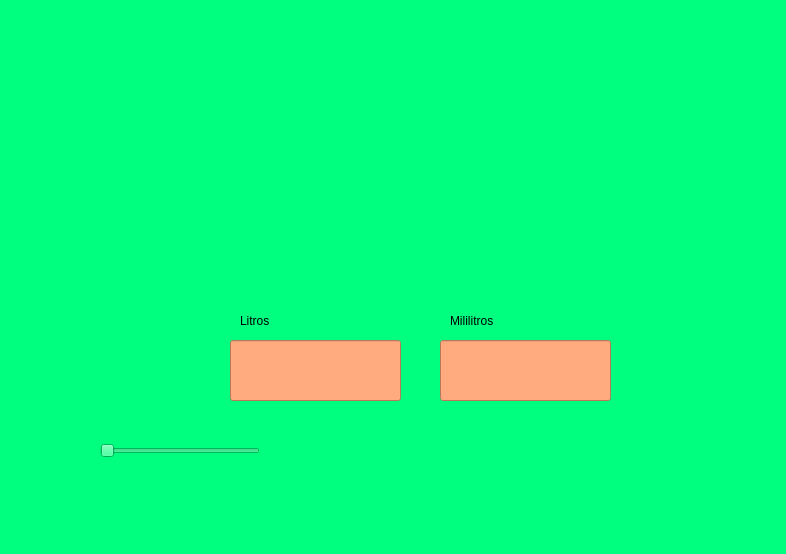
<?xml version="1.0" encoding="UTF-8"?>
<ui version="4.0">
 <class>MainWindow</class>
 <widget class="QMainWindow" name="MainWindow">
  <property name="geometry">
   <rect>
    <x>0</x>
    <y>0</y>
    <width>786</width>
    <height>554</height>
   </rect>
  </property>
  <property name="windowTitle">
   <string>MainWindow</string>
  </property>
  <property name="styleSheet">
   <string notr="true">background-color: rgb(0, 255, 127);

</string>
  </property>
  <widget class="QWidget" name="centralwidget">
   <widget class="QLabel" name="label">
    <property name="geometry">
     <rect>
      <x>20</x>
      <y>10</y>
      <width>171</width>
      <height>161</height>
     </rect>
    </property>
    <property name="styleSheet">
     <string notr="true"/>
    </property>
    <property name="text">
     <string/>
    </property>
    <property name="pixmap">
     <pixmap resource="../../Archivos/Recursos.qrc">:/logos/logo facultad de ingenieria uat.png</pixmap>
    </property>
    <property name="scaledContents">
     <bool>true</bool>
    </property>
   </widget>
   <widget class="QLineEdit" name="resultado">
    <property name="geometry">
     <rect>
      <x>230</x>
      <y>340</y>
      <width>171</width>
      <height>61</height>
     </rect>
    </property>
    <property name="styleSheet">
     <string notr="true">background-color: rgb(255, 170, 127);
</string>
    </property>
   </widget>
   <widget class="QLabel" name="label_2">
    <property name="geometry">
     <rect>
      <x>240</x>
      <y>310</y>
      <width>141</width>
      <height>21</height>
     </rect>
    </property>
    <property name="styleSheet">
     <string notr="true">font: 75 italic 20pt &quot;Times New Roman&quot;;
</string>
    </property>
    <property name="text">
     <string>Litros</string>
    </property>
   </widget>
   <widget class="QLabel" name="label_3">
    <property name="geometry">
     <rect>
      <x>560</x>
      <y>10</y>
      <width>101</width>
      <height>151</height>
     </rect>
    </property>
    <property name="styleSheet">
     <string notr="true"/>
    </property>
    <property name="text">
     <string/>
    </property>
    <property name="pixmap">
     <pixmap resource="../../Archivos/Recursos.qrc">:/logos/Logo UAT.png</pixmap>
    </property>
    <property name="scaledContents">
     <bool>true</bool>
    </property>
   </widget>
   <widget class="QLabel" name="label_4">
    <property name="geometry">
     <rect>
      <x>300</x>
      <y>30</y>
      <width>101</width>
      <height>151</height>
     </rect>
    </property>
    <property name="styleSheet">
     <string notr="true"/>
    </property>
    <property name="text">
     <string/>
    </property>
    <property name="pixmap">
     <pixmap resource="../../Archivos/Recursos.qrc">:/logos/logo equipo 3.jpg</pixmap>
    </property>
    <property name="scaledContents">
     <bool>true</bool>
    </property>
   </widget>
   <widget class="QLineEdit" name="mililitros">
    <property name="geometry">
     <rect>
      <x>440</x>
      <y>340</y>
      <width>171</width>
      <height>61</height>
     </rect>
    </property>
    <property name="styleSheet">
     <string notr="true">background-color: rgb(255, 170, 127);
</string>
    </property>
   </widget>
   <widget class="QLabel" name="label_5">
    <property name="geometry">
     <rect>
      <x>450</x>
      <y>310</y>
      <width>141</width>
      <height>21</height>
     </rect>
    </property>
    <property name="styleSheet">
     <string notr="true">font: 75 italic 20pt &quot;Times New Roman&quot;;

</string>
    </property>
    <property name="text">
     <string>Mililitros</string>
    </property>
   </widget>
   <widget class="QSlider" name="mililitrosSlider">
    <property name="geometry">
     <rect>
      <x>100</x>
      <y>440</y>
      <width>160</width>
      <height>22</height>
     </rect>
    </property>
    <property name="orientation">
     <enum>Qt::Horizontal</enum>
    </property>
   </widget>
  </widget>
  <widget class="QMenuBar" name="menubar">
   <property name="geometry">
    <rect>
     <x>0</x>
     <y>0</y>
     <width>786</width>
     <height>21</height>
    </rect>
   </property>
  </widget>
  <widget class="QStatusBar" name="statusbar"/>
 </widget>
 <resources>
  <include location="../../Archivos/Recursos.qrc"/>
 </resources>
 <connections/>
</ui>
